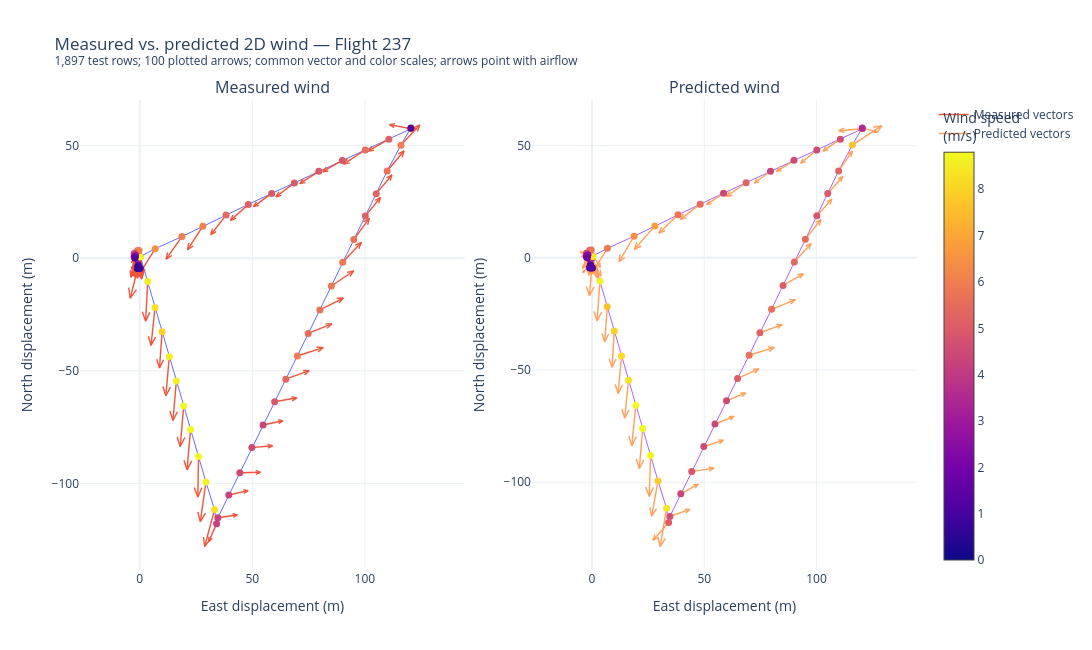

The notebook cell saved with this chart:
### Markdown cell above
## 7. Compare measured and predicted wind on held-out test data

### Code cell
comparison_fig = plot_prediction_comparison(
    predictions,
    flight_id=COMPARISON_FLIGHT_ID,
    max_arrows=MAX_ARROWS,
)
comparison_fig.show()
